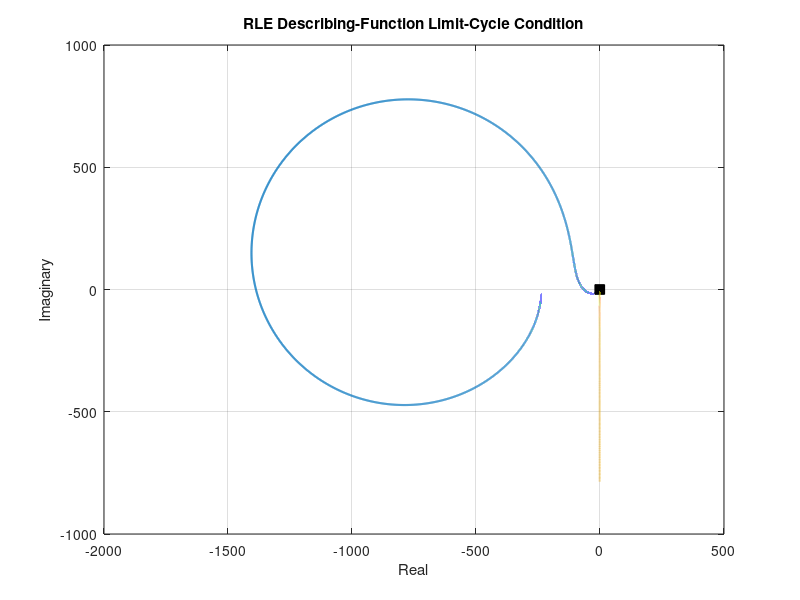

Here is the MATLAB script that generated this plot: (Note: this script raises an error after producing the figure.)
%% AIRCRAFT LIMIT-CYCLE ANALYSIS USING RLE DESCRIBING FUNCTION
% Three-region actuator rate-limiter describing function.
%
% Linear system:
% G(s) = Kf * sys_ctrl * sys_dyn
%
% RLE regions are defined with
%
%       alpha = w / w_onset = Ai*w/R
%       w_onset = R/Ai
%
% Region I   : alpha < 1       -> no saturation
% Region II  : 1 <= alpha < 1.862 -> transition
% Region III : alpha >= 1.862  -> fully developed saturation
%
% Limit-cycle condition:
%
%       G(jw)*N(jw,Ai) = -1
%
% Ai is the sinusoidal input amplitude of the rate limiter.
% R is the maximum actuator surface rate.

clear; clc; close all;


%% 1. Forward Gain
Kf = 13.68;

%% 2. Control Law
% Controller used in the attached script.
numGc = [5.21,-273.7855,-1425.2,-700.1952];
denGc  = [1,21.3594,545.5538,605.6621,0];

Gc = tf(numGc,denGc);

sys_ctrl = Gc;

% sys_ctrl = tf(5.21*conv([1 -57.36],conv([1 4.26],[1 .55])), conv([1 2*.442*22.85 22.85^2],conv([1 0],[1 1.16])));


%% 3. Longitudinal Dynamics of the Aircraft
% Aircraft dynamics used in the attached script.

numGac = [-10.5240,-16.8384,-0.6247,0];
denGac = [1,2.3473,-5.3061,-0.1836,-0.0418];

Gac = tf(numGac,denGac);

sys_dyn = Gac;

% sys_dyn = tf(-10.524*conv([1 1.562],conv([1 .038],[1 0])), conv([1 2*.212*.088 .088^2],conv([1 3.75],[1 -44])));


%% 4. Complete Linear System
sys = Kf * sys_ctrl * sys_dyn;


%% 5. Rate-Limiter Parameters
% Maximum surface rate of the RLE.
% R = 40 deg/s is the value shown in the attached RLE example.
% Change this value if a different actuator rate limit is required.
R = 60;                         % deg/s

alpha_crit = 1.862;             % Region II / Region III boundary

% alpha = w/w_onset = Ai*w/R
% w_onset = R/Ai


%% 6. Frequency Response G(jw)
w = logspace(-3, 3, 30000);       % rad/s

G = squeeze(freqresp(sys,w));
G = G(:).';

phase_G = angle(G)*180/pi;

% Use the negative phase representation used in a Nichols chart.
phase_G(phase_G > 0) = phase_G(phase_G > 0) - 360;

mag_G_dB = 20*log10(abs(G));


%% 7. Three-Region RLE Describing Function
%
% REGION I: no saturation
%
%       alpha < 1
%       M = 1
%       phi = 0
%       N = 1
%
% REGION II: transition
%
%       1 <= alpha < 1.862
%
%       M = 0.2908*alpha^3 - 1.4396*alpha^2
%           + 1.9232*alpha + 0.223
%
%       phi = 0.528*alpha^3 - 2.6213*alpha^2
%             + 3.5056*alpha - 1.4171
%
%       N = M*exp(j*phi)
%
% The Region-II phase polynomial is in radians.
%
% REGION III: fully developed saturation
%
%       alpha >= 1.862
%
%       M = 4/(pi*alpha)
%
%       phi = -acos(pi/(2*alpha))
%
%       N = M*exp(j*phi)


% ----- Region I -----
N_I = 1;
minus_inv_N_I = -1/N_I;


% ----- Region II -----
alpha_II = linspace(1, alpha_crit, 3000);

M_II = 0.2908*alpha_II.^3 - 1.4396*alpha_II.^2 + 1.9232*alpha_II + 0.223;

phi_II = 0.528*alpha_II.^3 - 2.6213*alpha_II.^2 + 3.5056*alpha_II - 1.4171;

% The rounded polynomial coefficients do not give exactly M=1 and phi=0
% at alpha=1. Force the Region-I boundary to be exact.
M_II(1) = 1;
phi_II(1) = 0;

N_II = M_II .* exp(1i*phi_II);
minus_inv_N_II = -1 ./ N_II;


% ----- Region III -----
alpha_III = logspace(log10(alpha_crit), 3, 6000);

M_III = 4 ./ (pi*alpha_III);
phi_III = -acos(pi ./ (2*alpha_III));

N_III = M_III .* exp(1i*phi_III);
minus_inv_N_III = -1 ./ N_III;


%% 8. Find Limit Cycles in Regions II and III
%
% At a limit cycle:
%
%       G(jw)*N = -1
%
% Therefore
%
%       phase(G) + phase(N) = -180 deg
%
% and
%
%       |G|*|N| = 1
%
% The phase condition is first used to find alpha.
% The magnitude condition is then used to find w.


% Required RLE phase at every frequency.
phi_required_deg = -180 - phase_G;

% Residual = 0 dB at the limit cycle.
res_II  = nan(size(w));
res_III = nan(size(w));

alpha_req_II  = nan(size(w));
alpha_req_III = nan(size(w));


% ----- Region II candidates -----
phi_II_deg = phi_II*180/pi;

% Region II phase runs approximately from 0 deg to -32.6 deg.
valid_II = phi_required_deg <= 0 & phi_required_deg >= phi_II_deg(end);

if any(valid_II)

    % interp1 requires the phase vector in increasing order.
    alpha_req_II(valid_II) = interp1( phi_II_deg(end:-1:1), alpha_II(end:-1:1), phi_required_deg(valid_II), 'linear');

    a = alpha_req_II(valid_II);

    M = 0.2908*a.^3 - 1.4396*a.^2 + 1.9232*a + 0.223;

    % Magnitude condition |G|*M = 1.
    res_II(valid_II) = mag_G_dB(valid_II) + 20*log10(M);
end


% ----- Region III candidates -----
% At the Region-III boundary:
phi_III_start_deg = phi_III(1)*180/pi;

% Region III phase approaches -90 deg as alpha increases.
valid_III = phi_required_deg <= phi_III_start_deg & phi_required_deg > -90;

if any(valid_III)

    phi_req_rad = phi_required_deg(valid_III)*pi/180;

    % From
    % phi = -acos(pi/(2*alpha))
    %
    % alpha = pi/(2*cos(phi))
    a = pi ./ (2*cos(phi_req_rad));

    alpha_req_III(valid_III) = a;

    M = 4 ./ (pi*a);

    % Magnitude condition |G|*M = 1.
    res_III(valid_III) = mag_G_dB(valid_III) + 20*log10(M);
end


% Result columns:
% 1  = Ai
% 2  = w
% 3  = alpha = w/w_onset
% 4  = M
% 5  = phi (deg)
% 6  = region number
% 7  = real(G*N)
% 8  = imag(G*N)
% 9  = real(G)
% 10 = imag(G)
% 11 = w_onset

result = [];


% Search Region II and Region III separately.
for region_now = 2:3

    if region_now == 2
        residual = res_II;
    else
        residual = res_III;
    end

    % Find sign changes of the magnitude residual.
    k_cross = find( ...
        isfinite(residual(1:end-1)) & ...
        isfinite(residual(2:end)) & ...
        residual(1:end-1).*residual(2:end) <= 0);

    for k = 1:length(k_cross)

        i1 = k_cross(k);
        i2 = i1 + 1;

        % Interpolate in log-frequency for a more accurate crossing.
        r1 = residual(i1);
        r2 = residual(i2);

        lw1 = log10(w(i1));
        lw2 = log10(w(i2));

        if abs(r2-r1) > eps
            lwc = lw1 + (0-r1)*(lw2-lw1)/(r2-r1);
        else
            lwc = 0.5*(lw1+lw2);
        end

        wc = 10^lwc;

        % Frequency response at the crossing.
        Gc = squeeze(freqresp(sys,wc));

        phase_Gc = angle(Gc)*180/pi;

        if phase_Gc > 0
            phase_Gc = phase_Gc - 360;
        end

        phi_req_deg = -180 - phase_Gc;


        if region_now == 2

            alpha_limit = interp1( phi_II_deg(end:-1:1), alpha_II(end:-1:1), phi_req_deg, 'linear');

            M_limit = 0.2908*alpha_limit^3 - 1.4396*alpha_limit^2 + 1.9232*alpha_limit + 0.223;

            phi_limit = 0.528*alpha_limit^3 - 2.6213*alpha_limit^2 + 3.5056*alpha_limit;         
        
        else

            phi_limit = phi_req_deg*pi/180;

            alpha_limit = pi/(2*cos(phi_limit));

            M_limit = 4/(pi*alpha_limit);

        end


        % Input amplitude of the sinusoid entering the rate limiter.
        %
        % alpha = Ai*w/R
        %
        % therefore
        %
        % Ai = alpha*R/w
        Ai_limit = alpha_limit*R/wc;

        w_onset = R/Ai_limit;

        N_limit = M_limit*exp(1i*phi_limit);
        L_limit = Gc*N_limit;


        % Do not save the same numerical crossing twice.
        duplicate = false;

        if ~isempty(result)

            same_w = abs(result(:,2)-wc) < 1e-4*max(1,wc);
            same_A = abs(result(:,1)-Ai_limit) < 1e-4*max(1,Ai_limit);

            duplicate = any(same_w & same_A);
        end

        if ~duplicate

            result = [result; Ai_limit, wc, alpha_limit, M_limit, phi_limit*180/pi, region_now, real(L_limit), imag(L_limit), real(Gc), imag(Gc), w_onset];
        end
    end
end


%% 9. Display Results
fprintf('\nRLE LIMIT-CYCLE RESULTS\n');
fprintf('=======================\n');
fprintf('Rate limit R = %.3f deg/s\n\n',R);

fprintf('Region definitions:\n');
fprintf('Region I   : alpha < 1      (no saturation, N = 1)\n');
fprintf('Region II  : 1 <= alpha < 1.862\n');
fprintf('Region III : alpha >= 1.862\n\n');

fprintf('Region I is the unsaturated linear case.\n');
fprintf('A rate-limit-induced nonlinear limit cycle is searched in Regions II and III.\n\n');


if isempty(result)

    fprintf('NO REGION-II OR REGION-III LIMIT CYCLE FOUND!\n\n');

else

    for k = 1:size(result,1)

        if result(k,6) == 2
            region_name = 'II - transition';
        else
            region_name = 'III - fully developed saturation';
        end

        fprintf('Candidate %d\n',k);
        fprintf('-----------\n');
        fprintf('Region       = %s\n',region_name);
        fprintf('Ai           = %.6f deg\n',result(k,1));
        fprintf('w            = %.6f rad/s\n',result(k,2));
        fprintf('f            = %.6f Hz\n',result(k,2)/(2*pi));
        fprintf('alpha        = %.6f\n',result(k,3));
        fprintf('w_onset      = %.6f rad/s\n',result(k,11));
        fprintf('M            = %.6f\n',result(k,4));
        fprintf('phi          = %.6f deg\n',result(k,5));
        fprintf('G(jw)N       = %.6f %+.6fj\n\n', ...
            result(k,7),result(k,8));
    end
end


%% 10. Nyquist Plot: G(jw) and -1/N
figure('Name','Nyquist Plot of G(jw) and RLE -1/N', ...
       'NumberTitle','off');

plot(real(G),imag(G),'LineWidth',1.5);
hold on;

% Region I is a single point because N = 1.
plot(real(minus_inv_N_I),imag(minus_inv_N_I), 'ks','MarkerFaceColor','k','MarkerSize',7);

% Region II and Region III negative inverse describing functions.
plot(real(minus_inv_N_II),imag(minus_inv_N_II), '--','LineWidth',1.3);

plot(real(minus_inv_N_III),imag(minus_inv_N_III), ':','LineWidth',1.5);


% Mark calculated limit-cycle intersections.
if ~isempty(result)

    for k = 1:size(result,1)

        Gc = result(k,9) + 1i*result(k,10);

        plot(real(Gc),imag(Gc), ...
             'ko','MarkerFaceColor','k','MarkerSize',7);

        text(real(Gc),imag(Gc), ...
            sprintf('  LC: A_i = %.3f, \\omega = %.3f', ...
            result(k,1),result(k,2)));
    end
end

grid on;
box on;

xlabel('Real');
ylabel('Imaginary');

title('RLE Describing-Function Limit-Cycle Condition');
subtitle('G(j\omega) = -1/N(j\omega,A_i)');

legend('G(j\omega)', 'Region I: -1/N', 'Region II: -1/N', 'Region III: -1/N', 'Location','best');


%% 11. Plot G(jw)N(jw,Ai) Around the Critical Point (-1,0)
figure('Name','Nyquist Plot of G(jw)N(jw,Ai)', ...
       'NumberTitle','off');

hold on;


if isempty(result)

    plot(-1,0,'ko','MarkerFaceColor','k');
    text(-1,0,'  (-1,0)');

    text(0,0, ...
        'NO REGION-II OR REGION-III LIMIT CYCLE FOUND!', ...
        'HorizontalAlignment','center');

else

    for k = 1:size(result,1)

        Ai = result(k,1);

        % alpha changes with frequency for a fixed input amplitude Ai.
        alpha_w = Ai*w/R;

        N_w = ones(size(w));


        % Region II
        id2 = alpha_w >= 1 & alpha_w < alpha_crit;

        a = alpha_w(id2);

        M = 0.2908*a.^3 - 1.4396*a.^2 + 1.9232*a + 0.223;

        phi = 0.528*a.^3 - 2.6213*a.^2 + 3.5056*a - 1.4171;

        N_w(id2) = M .* exp(1i*phi);


        % Region III
        id3 = alpha_w >= alpha_crit;

        a = alpha_w(id3);

        M = 4 ./ (pi*a);
        phi = -acos(pi ./ (2*a));

        N_w(id3) = M .* exp(1i*phi);


        % Region I automatically remains N = 1.
        L = G .* N_w;

        plot(real(L),imag(L),'LineWidth',1.5);

        plot(result(k,7),result(k,8), 'ko','MarkerFaceColor','k','MarkerSize',7);

        text(result(k,7),result(k,8), sprintf('  A_i = %.3f, \\omega = %.3f', result(k,1),result(k,2)));
    end


    % Critical point.
    plot(-1,0,'ks','MarkerFaceColor','k');
    text(-1,0,'  (-1,0)');
end

grid on;
box on;

xlabel('Real');
ylabel('Imaginary');

title('Nyquist Plot of G(j\omega)N(j\omega,A_i)');
subtitle('Limit cycle occurs when G(j\omega)N(j\omega,A_i) = -1');


%% 12. Nichols Chart: G(jw) and the Three-Region RLE -1/N
%
% This is the Nichols-chart form of the negative inverse describing
% function technique.

figure('Name','Nichols Chart - Three-Region RLE', ...
       'NumberTitle','off');

hold on;


% Linear system Nichols coordinates.
plot(phase_G,mag_G_dB,'LineWidth',1.5);


% Region I: -1/N = -1.
plot(-180,0,'ks','MarkerFaceColor','k','MarkerSize',7);


% Region II Nichols coordinates.
phase_inv_II = angle(minus_inv_N_II)*180/pi;
phase_inv_II(phase_inv_II > 0) = phase_inv_II(phase_inv_II > 0) - 360;

mag_inv_II_dB = 20*log10(abs(minus_inv_N_II));

plot(phase_inv_II,mag_inv_II_dB,'--','LineWidth',1.5);


% Region III Nichols coordinates.
phase_inv_III = angle(minus_inv_N_III)*180/pi;
phase_inv_III(phase_inv_III > 0) = phase_inv_III(phase_inv_III > 0) - 360;

mag_inv_III_dB = 20*log10(abs(minus_inv_N_III));

plot(phase_inv_III,mag_inv_III_dB,':','LineWidth',1.5);


% Mark Region II / Region III boundary.
plot(phase_inv_III(1),mag_inv_III_dB(1), ...
     'ko','MarkerFaceColor','w','MarkerSize',7);

text(phase_inv_III(1),mag_inv_III_dB(1), ...
     '  \alpha = 1.862');


% Mark limit cycles.
if ~isempty(result)

    for k = 1:size(result,1)

        Gc = result(k,9) + 1i*result(k,10);

        phase_limit = angle(Gc)*180/pi;

        if phase_limit > 0
            phase_limit = phase_limit - 360;
        end

        mag_limit_dB = 20*log10(abs(Gc));

        plot(phase_limit,mag_limit_dB, 'ko','MarkerFaceColor','k','MarkerSize',7);

        text(phase_limit+2,mag_limit_dB, sprintf('limit cycle (%.3f rad/s)',result(k,2)), 'VerticalAlignment','bottom');
    end
end


grid on;
box on;

xlabel('phase, deg');
ylabel('amplitude, dB');

title('Nichols Chart: G(j\omega) and RLE Negative Inverse Describing Function');

legend('G(j\omega)', 'Region I', 'Region II: -1/N', 'Region III: -1/N', 'Region II/III boundary', 'Location','best');


%% 13. MATLAB Built-In Nichols Plot
figure('Name','MATLAB Nichols Plot of G(jw)', 'NumberTitle','off');

h = nicholsplot(sys);
setoptions(h,'PhaseMatching','on','Grid','on');

title('Nichols Plot of G(j\omega)');


%% 14. Open Control System Designer in Nichols View
controlSystemDesigner('nichols',sys);
